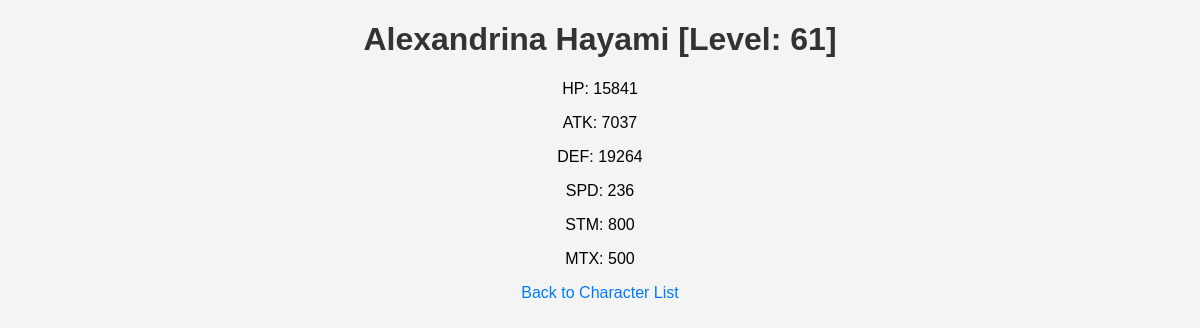
Page /2/ on the committed database.
### characters/models.py (models this page shows, shortened)
class Character(models.Model):
    name = models.CharField(max_length=100)
    level = models.IntegerField(default=1)
    hp = models.IntegerField(default=100)
    atk = models.IntegerField(default=10)
    defense = models.IntegerField(default=5)
    spd = models.IntegerField(default=10)
    stm = models.IntegerField(default=50)
    mtx = models.IntegerField(default=5)

### characters/views.py (the view)
# urls.py: path('<int:character_id>/', views.character_detail, name='character_detail'),
def character_detail(request, character_id):
    character = get_object_or_404(Character, id=character_id)
    return render(request, 'character_detail.html', {'character': character})

### characters/templates/character_detail.html (shortened to what this page needs)
{% load static %}
<!DOCTYPE html>
<html>
<head>
    <link rel="stylesheet" type="text/css" href="{% static 'characters/styles.css' %}">
</head>
<body>
    <h1>{{ character.name }} [Level: {{ character.level }}]</h1>
    <p>HP: {{ character.hp }}</p>
    <p>ATK: {{ character.atk }}</p>
    <p>DEF: {{ character.defense }}</p>
    <p>SPD: {{ character.spd }}</p>
    <p>STM: {{ character.stm }}</p>
    <p>MTX: {{ character.mtx }}</p>
    <a href="{% url 'character_list' %}">Back to Character List</a>
</body>
</html>

### characters/static/characters/styles.css (style rules this page uses)
body { text-align: center; font-family: Arial, sans-serif; background-color: #f4f4f4; margin: 0; padding: 0; }
h1 { text-align: center; color: #333; }
a { color: #007BFF; text-decoration: none; margin: 0 10px; }

### rows in the picture
Character: name "Alexandrina Hayami", level "61", hp "15841", atk "7037", defense "19264", spd "236", stm "800", mtx "500"
